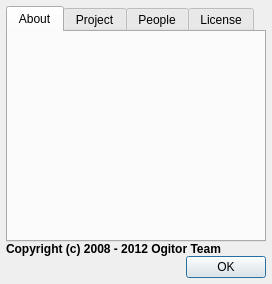
<?xml version="1.0" encoding="UTF-8"?>
<ui version="4.0">
 <class>aboutdialog</class>
 <widget class="QDialog" name="aboutdialog">
  <property name="geometry">
   <rect>
    <x>0</x>
    <y>0</y>
    <width>491</width>
    <height>379</height>
   </rect>
  </property>
  <property name="sizePolicy">
   <sizepolicy hsizetype="Fixed" vsizetype="Fixed">
    <horstretch>0</horstretch>
    <verstretch>0</verstretch>
   </sizepolicy>
  </property>
  <property name="maximumSize">
   <size>
    <width>16777215</width>
    <height>16777215</height>
   </size>
  </property>
  <property name="windowTitle">
   <string>About Ogitor</string>
  </property>
  <property name="sizeGripEnabled">
   <bool>false</bool>
  </property>
  <layout class="QVBoxLayout" name="verticalLayout_2">
   <property name="spacing">
    <number>0</number>
   </property>
   <property name="sizeConstraint">
    <enum>QLayout::SetFixedSize</enum>
   </property>
   <property name="margin">
    <number>6</number>
   </property>
   <item>
    <widget class="QTabWidget" name="tabWidget">
     <property name="currentIndex">
      <number>0</number>
     </property>
     <widget class="QWidget" name="aboutTab">
      <attribute name="title">
       <string>About</string>
      </attribute>
      <layout class="QVBoxLayout" name="verticalLayout">
       <property name="spacing">
        <number>0</number>
       </property>
       <property name="margin">
        <number>0</number>
       </property>
       <item>
        <widget class="QLabel" name="ogitorLogo">
         <property name="text">
          <string/>
         </property>
         <property name="pixmap">
          <pixmap resource="res/qtOgitor.qrc">:/images/OgitorLogo.png</pixmap>
         </property>
         <property name="scaledContents">
          <bool>false</bool>
         </property>
        </widget>
       </item>
      </layout>
     </widget>
     <widget class="QWidget" name="projectTab">
      <attribute name="title">
       <string>Project</string>
      </attribute>
      <layout class="QVBoxLayout" name="verticalLayout_3">
       <property name="spacing">
        <number>0</number>
       </property>
       <property name="margin">
        <number>0</number>
       </property>
       <item>
        <widget class="QTextBrowser" name="projectBrowser">
         <property name="openExternalLinks">
          <bool>true</bool>
         </property>
         <property name="openLinks">
          <bool>true</bool>
         </property>
        </widget>
       </item>
       <item>
        <widget class="QLabel" name="projectLogo">
         <property name="text">
          <string/>
         </property>
         <property name="pixmap">
          <pixmap resource="res/qtOgitor.qrc">:/images/OgitorLogoSmall.png</pixmap>
         </property>
        </widget>
       </item>
      </layout>
     </widget>
     <widget class="QWidget" name="peopleTab">
      <attribute name="title">
       <string>People</string>
      </attribute>
      <layout class="QVBoxLayout" name="verticalLayout_4">
       <property name="spacing">
        <number>0</number>
       </property>
       <property name="margin">
        <number>0</number>
       </property>
       <item>
        <widget class="QTextBrowser" name="peopleBrowser"/>
       </item>
       <item>
        <widget class="QLabel" name="peopleLogo">
         <property name="text">
          <string/>
         </property>
         <property name="pixmap">
          <pixmap resource="res/qtOgitor.qrc">:/images/OgitorLogoSmall.png</pixmap>
         </property>
        </widget>
       </item>
      </layout>
     </widget>
     <widget class="QWidget" name="tab">
      <attribute name="title">
       <string>License</string>
      </attribute>
      <layout class="QVBoxLayout" name="verticalLayout_5">
       <property name="spacing">
        <number>0</number>
       </property>
       <property name="margin">
        <number>0</number>
       </property>
       <item>
        <widget class="QTextBrowser" name="licenseBrowser"/>
       </item>
       <item>
        <widget class="QLabel" name="LicenseLogo">
         <property name="text">
          <string/>
         </property>
         <property name="pixmap">
          <pixmap resource="res/qtOgitor.qrc">:/images/OgitorLogoSmall.png</pixmap>
         </property>
        </widget>
       </item>
      </layout>
     </widget>
    </widget>
   </item>
   <item>
    <widget class="QLabel" name="copyright_label">
     <property name="font">
      <font>
       <weight>75</weight>
       <bold>true</bold>
      </font>
     </property>
     <property name="text">
      <string>Copyright (c) 2008 - 2012 Ogitor Team</string>
     </property>
    </widget>
   </item>
   <item>
    <widget class="QDialogButtonBox" name="buttonBox">
     <property name="orientation">
      <enum>Qt::Horizontal</enum>
     </property>
     <property name="standardButtons">
      <set>QDialogButtonBox::Ok</set>
     </property>
    </widget>
   </item>
  </layout>
 </widget>
 <resources>
  <include location="res/qtOgitor.qrc"/>
 </resources>
 <connections>
  <connection>
   <sender>buttonBox</sender>
   <signal>accepted()</signal>
   <receiver>aboutdialog</receiver>
   <slot>accept()</slot>
   <hints>
    <hint type="sourcelabel">
     <x>248</x>
     <y>254</y>
    </hint>
    <hint type="destinationlabel">
     <x>157</x>
     <y>274</y>
    </hint>
   </hints>
  </connection>
 </connections>
</ui>
